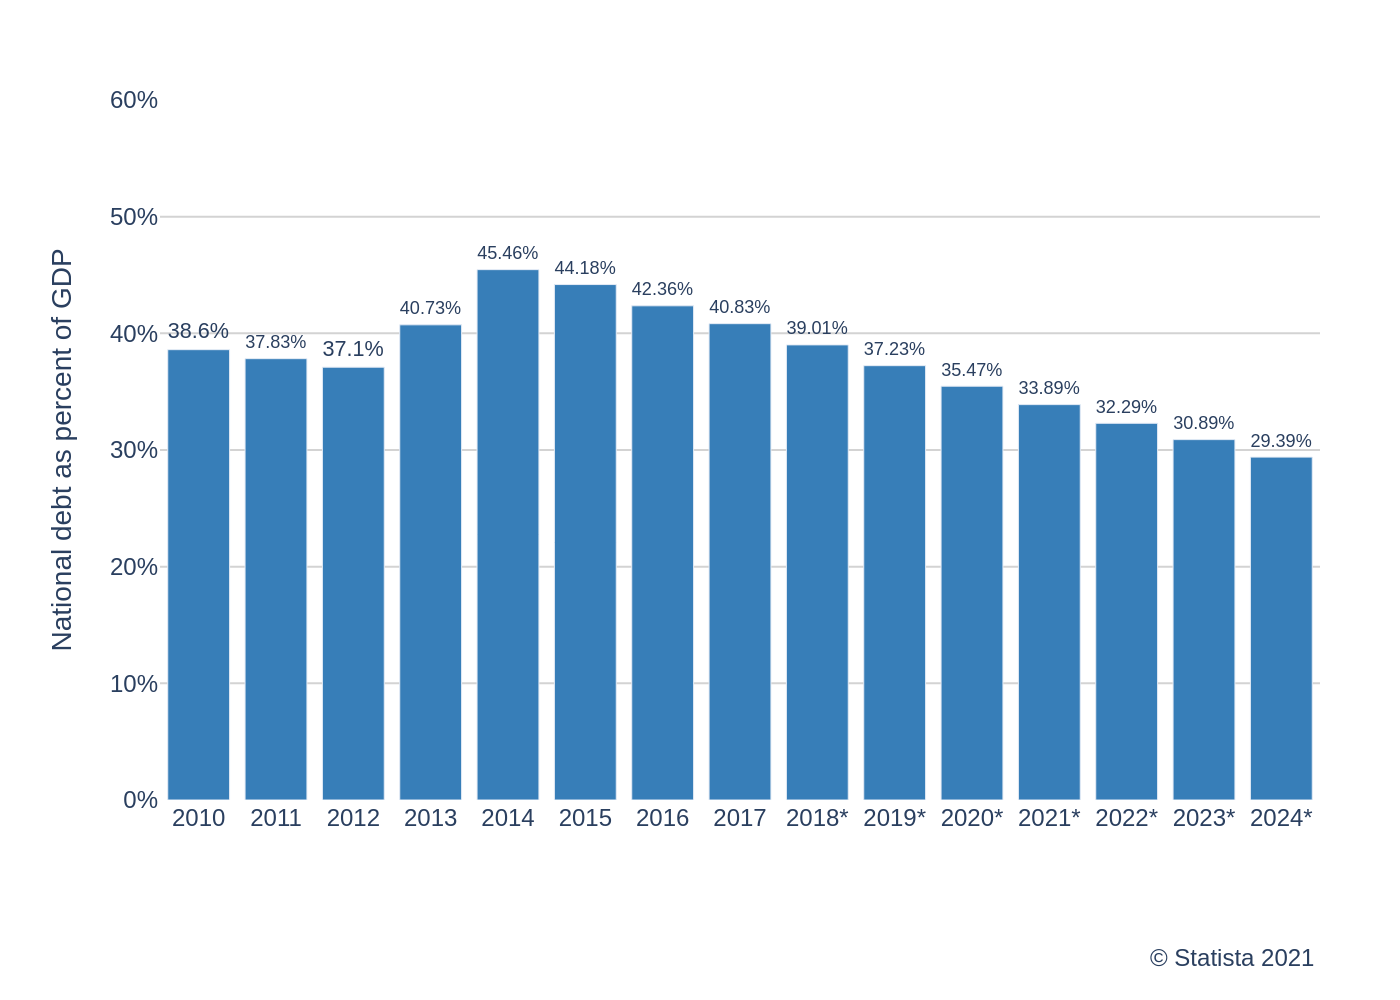

Write the Python code that produced this figure.
import sys
import json
import pathlib
import plotly.graph_objects as go

# Check for command-line argument
if len(sys.argv) != 2:
    print("Usage: python generate_chart.py <json_file_path>")
    sys.exit(1)

# Get JSON file path from command-line argument
json_path = pathlib.Path(sys.argv[1])

# Read data from the specified JSON file
try:
    with open(json_path, 'r', encoding='utf-8') as f:
        chart_data_json = json.load(f)
except FileNotFoundError:
    print(f"Error: JSON file not found at {json_path}")
    sys.exit(1)
except json.JSONDecodeError:
    print(f"Error: Could not decode JSON from {json_path}")
    sys.exit(1)

# Extract data, texts, and colors from JSON
chart_data = chart_data_json.get('chart_data', [])
texts = chart_data_json.get('texts', {})
colors = chart_data_json.get('colors', [])
output_filename_base = json_path.stem

# Prepare data for Plotly
x_values = [d['x'] for d in chart_data]
y_values = [d['y'] for d in chart_data]
text_labels = [f"{d['y']}%" for d in chart_data]

# Create the figure
fig = go.Figure()

# Add the bar trace
fig.add_trace(go.Bar(
    x=x_values,
    y=y_values,
    text=text_labels,
    textposition='outside',
    marker_color=colors[0] if colors else None,
    cliponaxis=False  # Prevents text labels from being clipped
))

# Construct title and source strings
title_text = texts.get('title') or ''
if texts.get('subtitle'):
    title_text += f"<br><sub>{texts.get('subtitle')}</sub>"

source_text = texts.get('source') or ''
if texts.get('note'):
    source_text += f"<br>{texts.get('note')}"

# Update layout
fig.update_layout(
    font_family="Arial",
    title_text=title_text,
    title_x=0.05,
    title_font_size=20,
    plot_bgcolor='white',
    xaxis=dict(
        title_text=texts.get('x_axis_title'),
        showgrid=False,
        tickfont=dict(size=12)
    ),
    yaxis=dict(
        title_text=texts.get('y_axis_title'),
        range=[0, 60],
        ticksuffix='%',
        showgrid=True,
        gridcolor='lightgray',
        tickfont=dict(size=12)
    ),
    margin=dict(l=80, r=40, t=50, b=100),
    showlegend=False,
    annotations=[
        dict(
            showarrow=False,
            text=source_text,
            xref="paper",
            yref="paper",
            x=1.0,
            y=-0.2,
            xanchor='right',
            yanchor='top',
            align='right',
            font=dict(size=12)
        )
    ]
)

# Set the bar text font size
fig.update_traces(textfont_size=12)

# Save the figure to a PNG file
output_path = f"{output_filename_base}.png"
fig.write_image(output_path, scale=2)

print(f"Chart saved to {output_path}")
